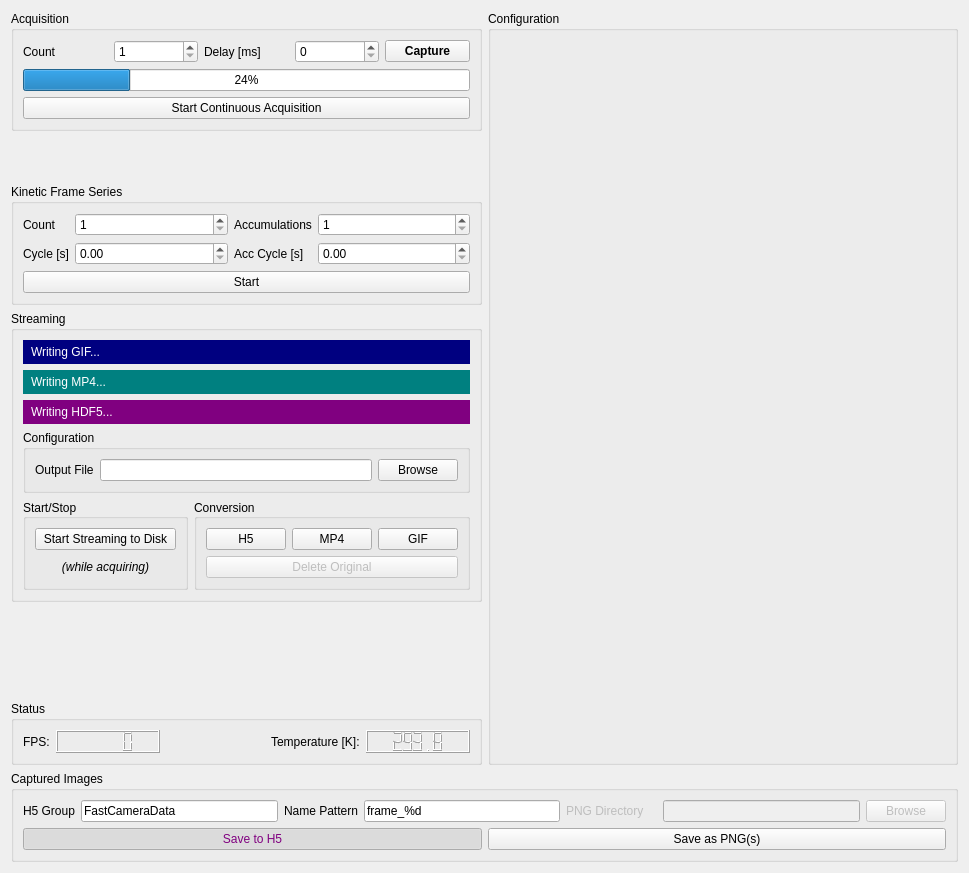
<?xml version="1.0" encoding="UTF-8"?>
<ui version="4.0">
 <class>mainForm</class>
 <widget class="QWidget" name="mainForm">
  <property name="geometry">
   <rect>
    <x>0</x>
    <y>0</y>
    <width>969</width>
    <height>873</height>
   </rect>
  </property>
  <property name="sizePolicy">
   <sizepolicy hsizetype="Expanding" vsizetype="Preferred">
    <horstretch>0</horstretch>
    <verstretch>0</verstretch>
   </sizepolicy>
  </property>
  <property name="maximumSize">
   <size>
    <width>5000</width>
    <height>5000</height>
   </size>
  </property>
  <property name="windowTitle">
   <string>Fast Camera Control</string>
  </property>
  <layout class="QGridLayout" name="gridLayout_2">
   <item row="6" column="1">
    <widget class="QGroupBox" name="statusGroup">
     <property name="sizePolicy">
      <sizepolicy hsizetype="Minimum" vsizetype="Minimum">
       <horstretch>1</horstretch>
       <verstretch>0</verstretch>
      </sizepolicy>
     </property>
     <property name="title">
      <string>Status</string>
     </property>
     <layout class="QHBoxLayout" name="horizontalLayout_3">
      <item>
       <layout class="QHBoxLayout" name="horizontalLayout_2">
        <item>
         <widget class="QLabel" name="label_8">
          <property name="text">
           <string>FPS:</string>
          </property>
         </widget>
        </item>
        <item>
         <widget class="QLCDNumber" name="fpsCounter">
          <property name="enabled">
           <bool>true</bool>
          </property>
          <property name="sizePolicy">
           <sizepolicy hsizetype="Expanding" vsizetype="Minimum">
            <horstretch>0</horstretch>
            <verstretch>0</verstretch>
           </sizepolicy>
          </property>
          <property name="smallDecimalPoint">
           <bool>false</bool>
          </property>
          <property name="digitCount">
           <number>5</number>
          </property>
          <property name="value" stdset="0">
           <double>0.000000000000000</double>
          </property>
          <property name="intValue" stdset="0">
           <number>0</number>
          </property>
         </widget>
        </item>
        <item>
         <spacer name="horizontalSpacer">
          <property name="orientation">
           <enum>Qt::Horizontal</enum>
          </property>
          <property name="sizeHint" stdset="0">
           <size>
            <width>0</width>
            <height>0</height>
           </size>
          </property>
         </spacer>
        </item>
        <item>
         <widget class="QLabel" name="temperatureLabel">
          <property name="text">
           <string>Temperature [K]:</string>
          </property>
         </widget>
        </item>
        <item>
         <widget class="QLCDNumber" name="currentTemperature">
          <property name="sizePolicy">
           <sizepolicy hsizetype="Expanding" vsizetype="Minimum">
            <horstretch>0</horstretch>
            <verstretch>0</verstretch>
           </sizepolicy>
          </property>
          <property name="smallDecimalPoint">
           <bool>false</bool>
          </property>
          <property name="digitCount">
           <number>5</number>
          </property>
          <property name="value" stdset="0">
           <double>293.750000000000000</double>
          </property>
         </widget>
        </item>
       </layout>
      </item>
     </layout>
    </widget>
   </item>
   <item row="3" column="1">
    <widget class="QGroupBox" name="streamBox">
     <property name="sizePolicy">
      <sizepolicy hsizetype="Minimum" vsizetype="Minimum">
       <horstretch>1</horstretch>
       <verstretch>0</verstretch>
      </sizepolicy>
     </property>
     <property name="title">
      <string>Streaming</string>
     </property>
     <layout class="QGridLayout" name="gridLayout_5">
      <item row="3" column="0" colspan="4">
       <widget class="QGroupBox" name="groupBox_5">
        <property name="sizePolicy">
         <sizepolicy hsizetype="Expanding" vsizetype="Minimum">
          <horstretch>1</horstretch>
          <verstretch>0</verstretch>
         </sizepolicy>
        </property>
        <property name="title">
         <string>Configuration</string>
        </property>
        <layout class="QHBoxLayout" name="horizontalLayout_7">
         <item>
          <widget class="QLabel" name="label">
           <property name="text">
            <string>Output File</string>
           </property>
          </widget>
         </item>
         <item>
          <widget class="QLineEdit" name="streamFile"/>
         </item>
         <item>
          <widget class="QPushButton" name="streamBrowse">
           <property name="text">
            <string>Browse</string>
           </property>
          </widget>
         </item>
        </layout>
       </widget>
      </item>
      <item row="2" column="0" colspan="4">
       <widget class="QLabel" name="writingH5">
        <property name="styleSheet">
         <string notr="true">background: purple; padding: 5px; color: white;</string>
        </property>
        <property name="text">
         <string>Writing HDF5...</string>
        </property>
       </widget>
      </item>
      <item row="10" column="3">
       <spacer name="verticalSpacer">
        <property name="orientation">
         <enum>Qt::Vertical</enum>
        </property>
        <property name="sizeHint" stdset="0">
         <size>
          <width>20</width>
          <height>0</height>
         </size>
        </property>
       </spacer>
      </item>
      <item row="1" column="0" colspan="4">
       <widget class="QLabel" name="writingMP4">
        <property name="enabled">
         <bool>true</bool>
        </property>
        <property name="styleSheet">
         <string notr="true">background: teal; padding: 5px; color: white;</string>
        </property>
        <property name="text">
         <string>Writing MP4...</string>
        </property>
       </widget>
      </item>
      <item row="7" column="2" rowspan="3" colspan="2">
       <widget class="QGroupBox" name="groupBox_3">
        <property name="sizePolicy">
         <sizepolicy hsizetype="Expanding" vsizetype="Preferred">
          <horstretch>1</horstretch>
          <verstretch>0</verstretch>
         </sizepolicy>
        </property>
        <property name="title">
         <string>Conversion</string>
        </property>
        <property name="alignment">
         <set>Qt::AlignLeading|Qt::AlignLeft|Qt::AlignVCenter</set>
        </property>
        <layout class="QVBoxLayout" name="verticalLayout_5">
         <item>
          <layout class="QHBoxLayout" name="horizontalLayout_5">
           <item>
            <widget class="QPushButton" name="h5Button">
             <property name="enabled">
              <bool>true</bool>
             </property>
             <property name="text">
              <string>H5</string>
             </property>
             <property name="checkable">
              <bool>true</bool>
             </property>
            </widget>
           </item>
           <item>
            <widget class="QPushButton" name="mp4Button">
             <property name="enabled">
              <bool>true</bool>
             </property>
             <property name="text">
              <string>MP4</string>
             </property>
             <property name="checkable">
              <bool>true</bool>
             </property>
            </widget>
           </item>
           <item>
            <widget class="QPushButton" name="gifButton">
             <property name="enabled">
              <bool>true</bool>
             </property>
             <property name="text">
              <string>GIF</string>
             </property>
             <property name="checkable">
              <bool>true</bool>
             </property>
            </widget>
           </item>
          </layout>
         </item>
         <item>
          <widget class="QPushButton" name="deleteButton">
           <property name="enabled">
            <bool>false</bool>
           </property>
           <property name="text">
            <string>Delete Original</string>
           </property>
           <property name="checkable">
            <bool>true</bool>
           </property>
          </widget>
         </item>
        </layout>
       </widget>
      </item>
      <item row="7" column="0" rowspan="3" colspan="2">
       <widget class="QGroupBox" name="groupBox_4">
        <property name="sizePolicy">
         <sizepolicy hsizetype="Expanding" vsizetype="Preferred">
          <horstretch>1</horstretch>
          <verstretch>0</verstretch>
         </sizepolicy>
        </property>
        <property name="title">
         <string>Start/Stop</string>
        </property>
        <property name="alignment">
         <set>Qt::AlignLeading|Qt::AlignLeft|Qt::AlignVCenter</set>
        </property>
        <layout class="QVBoxLayout" name="verticalLayout_6">
         <item>
          <widget class="QPushButton" name="streamToDiskButton">
           <property name="enabled">
            <bool>true</bool>
           </property>
           <property name="text">
            <string>Start Streaming to Disk</string>
           </property>
           <property name="checkable">
            <bool>false</bool>
           </property>
          </widget>
         </item>
         <item>
          <widget class="QLabel" name="label_4">
           <property name="font">
            <font>
             <italic>true</italic>
            </font>
           </property>
           <property name="text">
            <string>(while acquiring)</string>
           </property>
           <property name="alignment">
            <set>Qt::AlignCenter</set>
           </property>
          </widget>
         </item>
        </layout>
       </widget>
      </item>
      <item row="0" column="0" colspan="4">
       <widget class="QLabel" name="writingGIF">
        <property name="enabled">
         <bool>true</bool>
        </property>
        <property name="styleSheet">
         <string notr="true">background: navy; padding: 5px; color: white;</string>
        </property>
        <property name="text">
         <string>Writing GIF...</string>
        </property>
       </widget>
      </item>
     </layout>
    </widget>
   </item>
   <item row="9" column="1" colspan="2">
    <widget class="QGroupBox" name="capturedImages">
     <property name="sizePolicy">
      <sizepolicy hsizetype="Minimum" vsizetype="Minimum">
       <horstretch>1</horstretch>
       <verstretch>0</verstretch>
      </sizepolicy>
     </property>
     <property name="minimumSize">
      <size>
       <width>0</width>
       <height>0</height>
      </size>
     </property>
     <property name="title">
      <string>Captured Images</string>
     </property>
     <layout class="QGridLayout" name="gridLayout_3">
      <item row="1" column="0">
       <layout class="QHBoxLayout" name="horizontalLayout_6" stretch="0,0">
        <item>
         <widget class="QPushButton" name="h5SaveButton">
          <property name="styleSheet">
           <string notr="true">color: purple;</string>
          </property>
          <property name="text">
           <string>Save to H5</string>
          </property>
          <property name="checkable">
           <bool>true</bool>
          </property>
          <property name="checked">
           <bool>true</bool>
          </property>
         </widget>
        </item>
        <item>
         <widget class="QPushButton" name="pngSaveButton">
          <property name="text">
           <string>Save as PNG(s)</string>
          </property>
          <property name="checkable">
           <bool>true</bool>
          </property>
         </widget>
        </item>
       </layout>
      </item>
      <item row="0" column="0">
       <layout class="QHBoxLayout" name="horizontalLayout">
        <item>
         <widget class="QLabel" name="h5Label">
          <property name="text">
           <string>H5 Group</string>
          </property>
         </widget>
        </item>
        <item>
         <widget class="QLineEdit" name="h5Group">
          <property name="text">
           <string>FastCameraData</string>
          </property>
         </widget>
        </item>
        <item>
         <widget class="QLabel" name="label_7">
          <property name="text">
           <string>Name Pattern</string>
          </property>
         </widget>
        </item>
        <item>
         <widget class="QLineEdit" name="namePattern">
          <property name="text">
           <string>frame_%d</string>
          </property>
         </widget>
        </item>
        <item>
         <widget class="QLabel" name="pngLabel">
          <property name="enabled">
           <bool>false</bool>
          </property>
          <property name="text">
           <string>PNG Directory</string>
          </property>
         </widget>
        </item>
        <item>
         <widget class="QLabel" name="label_10">
          <property name="text">
           <string/>
          </property>
         </widget>
        </item>
        <item>
         <widget class="QLineEdit" name="pngDirectory">
          <property name="enabled">
           <bool>false</bool>
          </property>
          <property name="text">
           <string/>
          </property>
         </widget>
        </item>
        <item>
         <widget class="QPushButton" name="pngBrowse">
          <property name="enabled">
           <bool>false</bool>
          </property>
          <property name="text">
           <string>Browse</string>
          </property>
         </widget>
        </item>
       </layout>
      </item>
     </layout>
    </widget>
   </item>
   <item row="0" column="2" rowspan="7">
    <widget class="QGroupBox" name="configBox">
     <property name="sizePolicy">
      <sizepolicy hsizetype="Minimum" vsizetype="Expanding">
       <horstretch>1</horstretch>
       <verstretch>1</verstretch>
      </sizepolicy>
     </property>
     <property name="title">
      <string>Configuration</string>
     </property>
     <layout class="QVBoxLayout" name="verticalLayout_2"/>
    </widget>
   </item>
   <item row="2" column="1">
    <widget class="QGroupBox" name="kineticGroup">
     <property name="sizePolicy">
      <sizepolicy hsizetype="Minimum" vsizetype="MinimumExpanding">
       <horstretch>1</horstretch>
       <verstretch>0</verstretch>
      </sizepolicy>
     </property>
     <property name="minimumSize">
      <size>
       <width>0</width>
       <height>0</height>
      </size>
     </property>
     <property name="title">
      <string>Kinetic Frame Series</string>
     </property>
     <layout class="QGridLayout" name="gridLayout_6">
      <item row="0" column="2">
       <widget class="QLabel" name="label_3">
        <property name="text">
         <string>Accumulations</string>
        </property>
       </widget>
      </item>
      <item row="1" column="2">
       <widget class="QLabel" name="kineticAccCycle">
        <property name="text">
         <string>Acc Cycle [s]</string>
        </property>
       </widget>
      </item>
      <item row="0" column="1">
       <widget class="QSpinBox" name="kineticCount">
        <property name="sizePolicy">
         <sizepolicy hsizetype="Expanding" vsizetype="Fixed">
          <horstretch>0</horstretch>
          <verstretch>0</verstretch>
         </sizepolicy>
        </property>
        <property name="minimum">
         <number>1</number>
        </property>
        <property name="maximum">
         <number>999999999</number>
        </property>
       </widget>
      </item>
      <item row="1" column="3">
       <widget class="QDoubleSpinBox" name="doubleSpinBox_2">
        <property name="sizePolicy">
         <sizepolicy hsizetype="Expanding" vsizetype="Fixed">
          <horstretch>0</horstretch>
          <verstretch>0</verstretch>
         </sizepolicy>
        </property>
        <property name="maximum">
         <double>10000000000000000102350670204085511496304388135324745728.000000000000000</double>
        </property>
       </widget>
      </item>
      <item row="0" column="3">
       <widget class="QSpinBox" name="kineticAcc">
        <property name="sizePolicy">
         <sizepolicy hsizetype="Expanding" vsizetype="Fixed">
          <horstretch>0</horstretch>
          <verstretch>0</verstretch>
         </sizepolicy>
        </property>
        <property name="minimum">
         <number>1</number>
        </property>
        <property name="maximum">
         <number>999999999</number>
        </property>
       </widget>
      </item>
      <item row="1" column="1">
       <widget class="QDoubleSpinBox" name="kineticCycle">
        <property name="sizePolicy">
         <sizepolicy hsizetype="Expanding" vsizetype="Fixed">
          <horstretch>0</horstretch>
          <verstretch>0</verstretch>
         </sizepolicy>
        </property>
        <property name="maximum">
         <double>10000000000000000102350670204085511496304388135324745728.000000000000000</double>
        </property>
       </widget>
      </item>
      <item row="1" column="0">
       <widget class="QLabel" name="label_6">
        <property name="text">
         <string>Cycle [s]</string>
        </property>
       </widget>
      </item>
      <item row="0" column="0">
       <widget class="QLabel" name="label_2">
        <property name="text">
         <string>Count</string>
        </property>
       </widget>
      </item>
      <item row="2" column="0" colspan="4">
       <widget class="QPushButton" name="kineticAcquire">
        <property name="text">
         <string>Start</string>
        </property>
       </widget>
      </item>
     </layout>
    </widget>
   </item>
   <item row="0" column="1">
    <widget class="QGroupBox" name="groupBox_2">
     <property name="sizePolicy">
      <sizepolicy hsizetype="Minimum" vsizetype="Minimum">
       <horstretch>1</horstretch>
       <verstretch>0</verstretch>
      </sizepolicy>
     </property>
     <property name="title">
      <string>Acquisition</string>
     </property>
     <layout class="QGridLayout" name="gridLayout">
      <item row="3" column="0" colspan="5">
       <widget class="QProgressBar" name="progressBar">
        <property name="enabled">
         <bool>true</bool>
        </property>
        <property name="value">
         <number>24</number>
        </property>
        <property name="textVisible">
         <bool>true</bool>
        </property>
        <property name="orientation">
         <enum>Qt::Horizontal</enum>
        </property>
       </widget>
      </item>
      <item row="2" column="2">
       <widget class="QLabel" name="delayLabel">
        <property name="sizePolicy">
         <sizepolicy hsizetype="Preferred" vsizetype="Preferred">
          <horstretch>0</horstretch>
          <verstretch>0</verstretch>
         </sizepolicy>
        </property>
        <property name="text">
         <string>Delay [ms]</string>
        </property>
       </widget>
      </item>
      <item row="4" column="0" colspan="5">
       <widget class="QPushButton" name="liveViewButton">
        <property name="enabled">
         <bool>true</bool>
        </property>
        <property name="text">
         <string>Start Continuous Acquisition</string>
        </property>
        <property name="checkable">
         <bool>false</bool>
        </property>
        <property name="checked">
         <bool>false</bool>
        </property>
       </widget>
      </item>
      <item row="2" column="1">
       <widget class="QSpinBox" name="numberOfFrames">
        <property name="sizePolicy">
         <sizepolicy hsizetype="Minimum" vsizetype="Fixed">
          <horstretch>0</horstretch>
          <verstretch>0</verstretch>
         </sizepolicy>
        </property>
        <property name="minimumSize">
         <size>
          <width>0</width>
          <height>0</height>
         </size>
        </property>
        <property name="layoutDirection">
         <enum>Qt::LeftToRight</enum>
        </property>
        <property name="minimum">
         <number>1</number>
        </property>
        <property name="maximum">
         <number>999999999</number>
        </property>
        <property name="stepType">
         <enum>QAbstractSpinBox::DefaultStepType</enum>
        </property>
       </widget>
      </item>
      <item row="2" column="3">
       <widget class="QSpinBox" name="delayTime">
        <property name="sizePolicy">
         <sizepolicy hsizetype="Minimum" vsizetype="Fixed">
          <horstretch>0</horstretch>
          <verstretch>0</verstretch>
         </sizepolicy>
        </property>
        <property name="minimumSize">
         <size>
          <width>0</width>
          <height>0</height>
         </size>
        </property>
        <property name="layoutDirection">
         <enum>Qt::LeftToRight</enum>
        </property>
        <property name="minimum">
         <number>0</number>
        </property>
        <property name="maximum">
         <number>999999999</number>
        </property>
        <property name="stepType">
         <enum>QAbstractSpinBox::DefaultStepType</enum>
        </property>
        <property name="value">
         <number>0</number>
        </property>
       </widget>
      </item>
      <item row="2" column="0">
       <widget class="QLabel" name="countLabel">
        <property name="sizePolicy">
         <sizepolicy hsizetype="Preferred" vsizetype="Preferred">
          <horstretch>0</horstretch>
          <verstretch>0</verstretch>
         </sizepolicy>
        </property>
        <property name="text">
         <string>Count</string>
        </property>
       </widget>
      </item>
      <item row="2" column="4">
       <widget class="QPushButton" name="captureButton">
        <property name="sizePolicy">
         <sizepolicy hsizetype="Preferred" vsizetype="Fixed">
          <horstretch>0</horstretch>
          <verstretch>0</verstretch>
         </sizepolicy>
        </property>
        <property name="maximumSize">
         <size>
          <width>16777215</width>
          <height>16777215</height>
         </size>
        </property>
        <property name="font">
         <font>
          <weight>75</weight>
          <bold>true</bold>
          <underline>false</underline>
          <kerning>true</kerning>
         </font>
        </property>
        <property name="text">
         <string>Capture</string>
        </property>
       </widget>
      </item>
     </layout>
    </widget>
   </item>
  </layout>
 </widget>
 <resources/>
 <connections/>
</ui>
